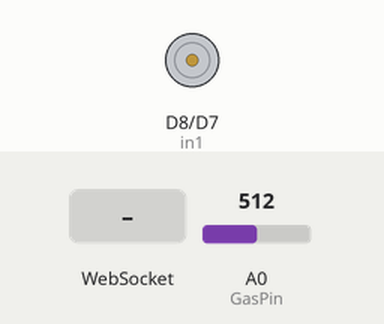
This sketch was run on a simulated ESP8266 (NodeMCU). Shown: motor-driver pin pairs drawn as motors (green arrow = first pin HIGH = forward, orange = second pin HIGH = backward, longer = more drive, scaled by the enable pin). The inputs (shaded band) are chosen by the test bench; at power-on: A0 (GasPin) = 512. WiFi joins after 1.5 s; servers stay silent unless stated; what the sketch prints to the serial monitor is not drawn.

Above: at 3.2 s.
3.3 s: WebSocket text "1" received
At 4.0 s:
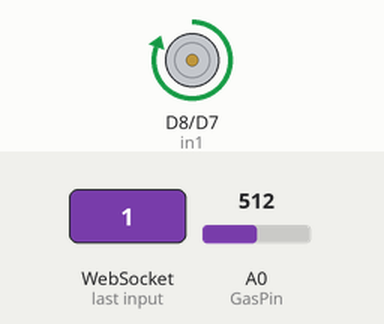
5.0 s: WebSocket text "0" received
At 6.2 s:
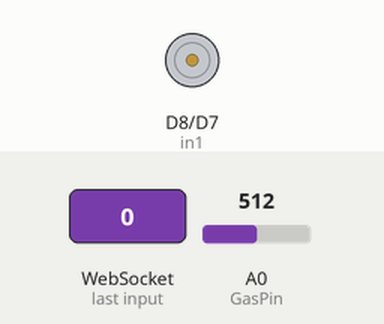
6.5 s: WebSocket text "2" received
At 7.6 s:
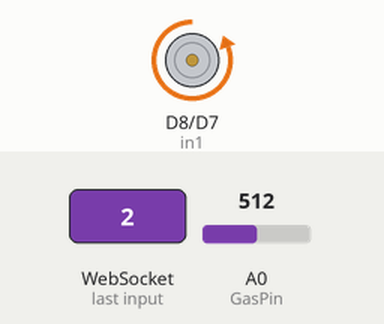
Timing chart, 0 to 9.5 s (numbered marks = the images above; inputs shaded):
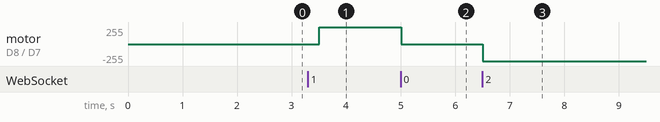

The sketch:

cb_Gas.ino
```cpp
#include <ESP8266WiFi.h>
#include <ESP8266WebServer.h>
#include <WebSocketsServer.h>

// Cấu hình cảm biến khí gas
const int GasPin = A0; // Chân analog để đọc giá trị khí gas

// Cấu hình động cơ DC
const int enA = D6; // Chân PWM của động cơ
const int in1 = D8;
const int in2 = D7;
int stepAngle = 0;

// Thông tin Wi-Fi
const char* ssid = "Lavie1"; // Thay bằng SSID Wi-Fi
const char* password = "03102004"; // Thay bằng mật khẩu Wi-Fi

// Tạo server HTTP và WebSocket
ESP8266WebServer server(80);
WebSocketsServer webSocket(81);

// Biến lưu trạng thái
int gasValue = 0; // Giá trị khí gas

void setup() {
  // Cài đặt động cơ DC
  pinMode(enA, OUTPUT);
  pinMode(in1, OUTPUT);
  pinMode(in2, OUTPUT);
  digitalWrite(in1, LOW);
  digitalWrite(in2, LOW);

  // Kết nối Wi-Fi
  Serial.begin(115200);
  Serial.print("Connecting to Wi-Fi");
  WiFi.begin(ssid, password);
  while (WiFi.status() != WL_CONNECTED) {
    delay(1000);
    Serial.print(".");
  }
  Serial.println("\nWi-Fi connected!");
  Serial.print("IP address: ");
  Serial.println(WiFi.localIP());

  // Bắt đầu server
  server.on("/", handleRoot);
  server.begin();
  webSocket.begin();
  webSocket.onEvent(webSocketEvent);
}

void loop() {
  // Cập nhật server và WebSocket
  server.handleClient();
  webSocket.loop();

  // Đọc giá trị từ cảm biến khí gas
  static unsigned long lastUpdate = 0;
  if (millis() - lastUpdate > 2000) {
    lastUpdate = millis();
    gasValue = analogRead(GasPin);
    Serial.print("Gia tri khi gas: ");
    Serial.println(gasValue);
    Serial.println("------------------");

    // Gửi dữ liệu đến WebSocket
    String data = "{\"gasValue\":" + String(gasValue) + "}";
    webSocket.broadcastTXT(data);
  }

  // Điều khiển động cơ DC dựa trên stepAngle
  if (stepAngle == 0) {
    digitalWrite(in1, LOW);
    digitalWrite(in2, LOW);
    delay(500);
  } else if (stepAngle == 1) {
    digitalWrite(in1, HIGH);
    digitalWrite(in2, LOW);
    analogWrite(enA, 255);
    delay(500);
  } else if (stepAngle == 2) {
    digitalWrite(in1, LOW);
    digitalWrite(in2, HIGH);
    analogWrite(enA, 255);
    delay(500);
  }
}

void handleRoot() {
  // Tạo giao diện HTML
  String htmlPage = R"rawliteral(
<!DOCTYPE html>
<html lang="en">
<head>
  <meta charset="UTF-8">
  <meta name="viewport" content="width=device-width, initial-scale=1.0">
  <title>SmartHome Control</title>
  <style>
    body { font-family: Arial, sans-serif; text-align: center; }
    .container { max-width: 600px; margin: 50px auto; }
    .card { border: 1px solid #ddd; padding: 20px; margin: 20px; border-radius: 10px; }
    input, button { padding: 10px; margin: 10px; font-size: 16px; }
  </style>
</head>

<body>

  <div class="container">
    <h1>SmartHome Control</h1>
    <div class="card">
      <h2>Gas Value: <span id="gasValue">--</span></h2>
    </div>
    <div class="card">
      <h2>Control DC Motor</h2>
      <button onclick="quaytoi()">Quay tới</button>
      <button onclick="quaylui()">Quay lui</button>
    </div>
  </div>

  <script>

    const ws = new WebSocket(`ws://${location.hostname}:81/`);
    ws.onmessage = (event) => {
      const data = JSON.parse(event.data);
      document.getElementById('gasValue').innerText = data.gasValue;
    };

    function quaytoi() {
      ws.send(1);
    }

    function quaylui() {
      ws.send(2);
    }

  </script>
</body>
</html>
  )rawliteral";

  server.send(200, "text/html", htmlPage);
}

void webSocketEvent(uint8_t num, WStype_t type, uint8_t *payload, size_t length) {
  if (type == WStype_TEXT) {
    String message = String((char*)payload);
    stepAngle = message.toInt();

    // Ghi thông báo nhận được
    Serial.print("Received stepAngle: ");
    Serial.println(stepAngle);
  }
}
```

Measured:
- after the input at 3.3 s, motor on D8 (in1) / D7 (in2): stopped → forward 255/255 after 0.21 s
- after the input at 5.0 s, motor on D8 (in1) / D7 (in2): forward 255/255 → stopped at once
- after the input at 6.5 s, motor on D8 (in1) / D7 (in2): stopped → backward 255/255 at once
